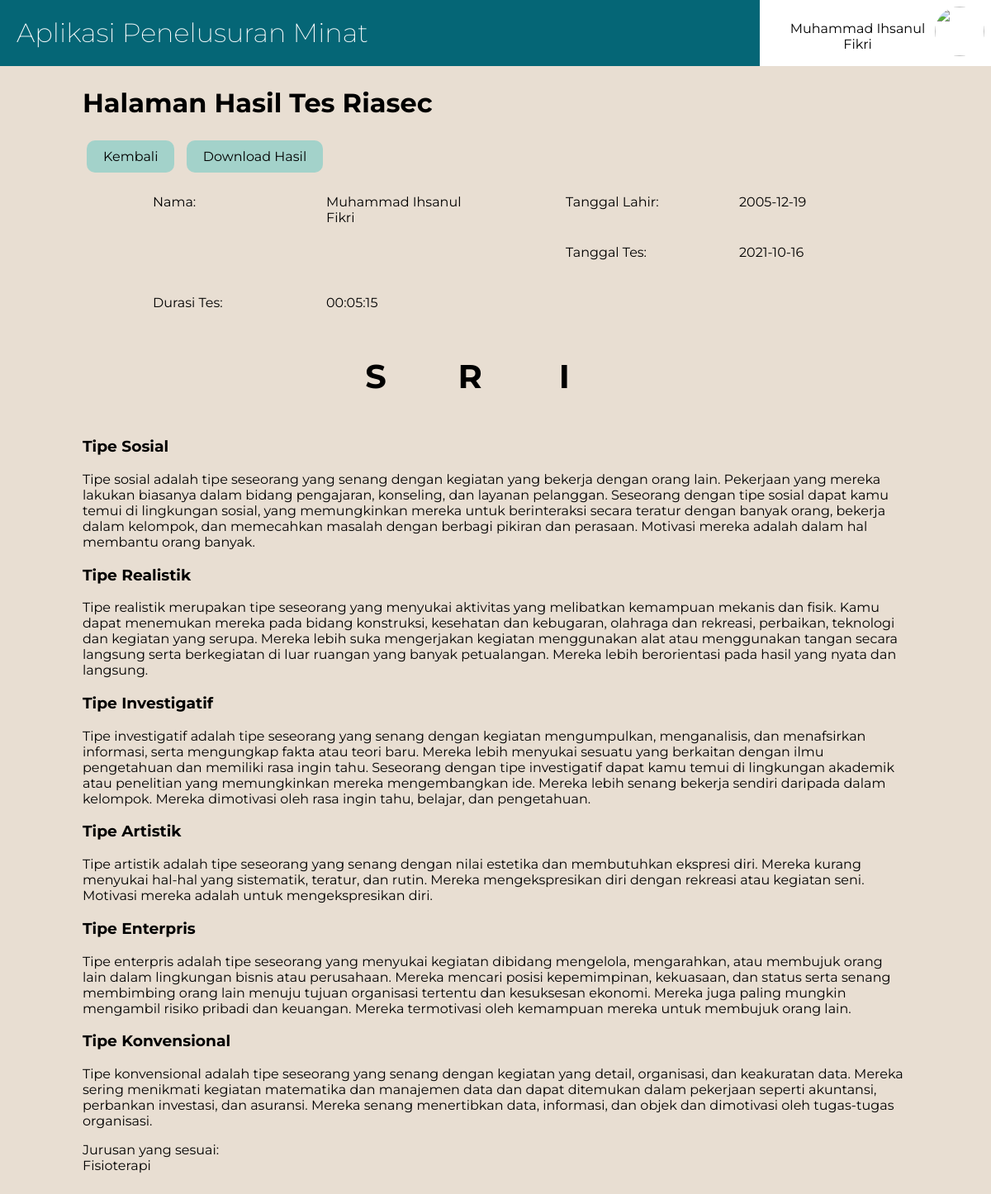
The app's page /hasil_rinci.php?id=112 (signed in) with its own data.
### tables this page shows
CREATE TABLE `hasil` (
  `id_hasil` int(11) NOT NULL,
  `id_user` int(11) NOT NULL,
  `tanggaltes` date DEFAULT NULL,
  `R` float NOT NULL,
  `I` float NOT NULL,
  `A` float NOT NULL,
  `S` float NOT NULL,
  `E` float NOT NULL,
  `C` float NOT NULL,
  `kode` varchar(11) NOT NULL,
  `durasi` time NOT NULL
);

CREATE TABLE `kode_satuan` (
  `id_kode1` int(11) NOT NULL,
  `kode_huruf` varchar(1) NOT NULL,
  `nama_kode` varchar(30) NOT NULL,
  `keterangan` varchar(550) NOT NULL
);

CREATE TABLE `kode` (
  `id_kode` int(11) NOT NULL,
  `kode1` varchar(11) NOT NULL,
  `kode2` varchar(11) NOT NULL,
  `kode3` varchar(11) NOT NULL,
  `kode` varchar(3) NOT NULL,
  `jurusan` varchar(300) NOT NULL
);

### hasil_rinci.php (the view, shortened to what this page needs)
<!DOCTYPE html>
<html>
<head>
	<link rel="stylesheet" type="text/css" href="hasil_rinci.css">
</head>
<body>
	<div class="navbar">
		<a href="index.php"><h1>Aplikasi Penelusuran Minat</h1></a>
		<?php
			include 'koneksi.php';
			if (isset($_SESSION['status'])) {
				if ($_SESSION['status']=='login') {
					echo "<div class='menu'>
							<img src='fotoprofil/".$_SESSION['foto']."'>
							<p class='nama'>".$_SESSION['nama']."</p>
							<div class='submenu'>
								<ul>
									<li><a href='user_edit.php'>Profil</a></li><hr>
									<li><a href='hasil.php'>Lihat Hasil</a></li><hr>
									<li><a href='logout.php'>Keluar</a></li>
								</ul>
							</div>
						</div>";
				}
			}
			else{
				header('location:login.php?alert=belum_login');
			}
		?>
	</div>
	<div class="content">
		<h1>Halaman Hasil Tes Riasec</h1>
		<?php
			if (isset($_GET['id'])) {
				$id_hasil = $_GET['id'];
			}
			$cari = mysqli_query($koneksi, "SELECT * FROM hasil WHERE id_hasil = '$id_hasil'");
			$data = mysqli_fetch_array($cari);
		?>
		<a class="kembali" href="hasil.php"> Kembali </a>
		<?php
			echo "<a class='download' href='hasil_download.php?id_hasil=$data[id_hasil]'> Download Hasil </a>";
		?>
		<div class="identitas">
			<div class="identitas-row">
				<p class="label">Nama: </p>
				<p class="data"><?php echo $_SESSION['nama']; ?></p>
			</div>
			<div class="identitas-row">
				<p class="label">Tanggal Lahir: </p>
				<p class="data"><?php echo $_SESSION['tanggallahir']; ?></p>
			</div>
			<div class="identitas-row">
				<p class="label">Tanggal Tes: </p>
				<p class="data"><?php echo $data['tanggaltes'] ?></p>
			</div>
			<div class="identitas-row">
				<p class="label">Durasi Tes: </p>
				<p class="data"><?php echo $data['durasi'];?></p>
			</div>
		</div>
		<?php
			$kode = $data['kode'];
			$kode1 = substr($kode, 0, 1);
			$kode2 = substr($kode, 1, 1);
			$kode3 = substr($kode, 2, 1);
			$kode_riasec = array('R', 'I', 'A', 'S', 'E', 'C');
			$kode_hasil = array($kode1, $kode2, $kode3);
			$kode_lain = array_diff($kode_riasec, $kode_hasil);
			$kode_lain2 = array();
			foreach ($kode_lain as $a => $b) {
				if ($b!='') {
					$kode_lain2[] = $b;
				}
			}
			$kode4 = $kode_lain2[0];
			$kode5 = $kode_lain2[1];
			$kode6 = $kode_lain2[2];
			$cari_kode1 = mysqli_query($koneksi, "SELECT * FROM kode_satuan WHERE kode_huruf='$kode1'");
			$data_kode1 = mysqli_fetch_array($cari_kode1);
			$cari_kode2 = mysqli_query($koneksi, "SELECT * FROM kode_satuan WHERE kode_huruf='$kode2'");
			$data_kode2 = mysqli_fetch_array($cari_kode2);
			$cari_kode3 = mysqli_query($koneksi, "SELECT * FROM kode_satuan WHERE kode_huruf='$kode3'");
			$data_kode3 = mysqli_fetch_array($cari_kode3);
			$cari_kode4 = mysqli_query($koneksi, "SELECT * FROM kode_satuan WHERE kode_huruf='$kode4'");
			$data_kode4 = mysqli_fetch_array($cari_kode4);
			$cari_kode5 = mysqli_query($koneksi, "SELECT * FROM kode_satuan WHERE kode_huruf='$kode5'");
			$data_kode5 = mysqli_fetch_array($cari_kode5);
			$cari_kode6 = mysqli_query($koneksi, "SELECT * FROM kode_satuan WHERE kode_huruf='$kode6'");
			$data_kode6 = mysqli_fetch_array($cari_kode6);
		?>
		<div class="hasil">
			<p class="kode1"><?php echo $kode1; ?></p>
			<p class="kode2"><?php echo $kode2; ?></p>
			<p class="kode3"><?php echo $kode3; ?></p>
		</div>
		<div class="keterangan-1">
			<h3>Tipe <?php echo $data_kode1['nama_kode']; ?></h3>
			<p><?php echo $data_kode1['keterangan']; ?></p>
		</div>
		<div class="keterangan-2">
			<h3>Tipe <?php echo $data_kode2['nama_kode']; ?></h3>
			<p><?php echo $data_kode2['keterangan']; ?></p>
		</div>
		<div class="keterangan-3">
			<h3>Tipe <?php echo $data_kode3['nama_kode']; ?></h3>
			<p><?php echo $data_kode3['keterangan']; ?></p>
		</div>
		<div class="keterangan-4">
			<h3>Tipe <?php echo $data_kode4['nama_kode']; ?></h3>
			<p><?php echo $data_kode4['keterangan']; ?></p>
		</div>
		<div class="keterangan-5">
			<h3>Tipe <?php echo $data_kode5['nama_kode']; ?></h3>
			<p><?php echo $data_kode5['keterangan']; ?></p>
		</div>
		<div class="keterangan-6">
			<h3>Tipe <?php echo $data_kode6['nama_kode']; ?></h3>
			<p><?php echo $data_kode6['keterangan']; ?></p>
		</div>
		<?php
			$cari = mysqli_query($koneksi, "SELECT * FROM kode WHERE kode = '$kode'");
			$cek = mysqli_num_rows($cari);
			echo "Jurusan yang sesuai: <br>";
			if ($cek>0) {
				$data = mysqli_fetch_array($cari,MYSQLI_ASSOC);
				$jurusan = "$data[jurusan]";
				echo $jurusan;
			}
			else{
				echo "Tidak Ditemukan Jurusan dengan Kode ".$kode; echo "<br>";
			}
		?>
	</div>
</body>
</html>

### hasil_rinci.css (style rules this page uses)
body { padding: 0; margin: 0; background-color: #E8DED2; font-family: 'Montserrat', sans-serif; }
.navbar { margin: 0; padding: 0; background-color: #056676; width: 100%; min-height: 80px; }
.navbar h1 { margin: 0; float: left; padding: 20px; color: white; font-family: 'Montserrat', sans-serif; font-weight: 200; }
.navbar .menu { background-color: white; display: inline-block; float: right; width: 280px; height: 80px; position: relative; }
.navbar .menu .nama { text-align: center; margin: 0; padding: 10px; min-height: 30px; width: 240px; position: relative; top: 15px; left: 10px; }
.navbar .menu img { width: 60px; height: 60px; border-radius: 50px; float: right; padding: 5px; margin-top: 3px; margin-right: 3px; }
.content { margin: 25px auto; width: 1000px; position: relative; }
.content a { display: inline-block; padding: 10px 20px; margin: 5px; border-radius: 10px; background-color: #A3D2CA; text-decoration: none; color: black; }
.content .identitas { display: inline-block; position: relative; width: 100%; }
.content .identitas-row { width: 50%; display: inline-block; position: relative; float: left; left: 8%; }
.content .identitas-row .label { float: left; display: inline-block; padding: 5px; width: 40%; }
.content .identitas-row .data { float: left; display: inline-block; padding: 5px; width: 40%; }
.content .hasil { padding: 0; }
.content .hasil p { font-size: 40px; font-weight: bold; text-align: center; position: relative; left: 30%; margin: 0; padding: 30px 5px; width: 100px; display: inline-block; }

### records on screen
hasil: tanggaltes "2021-10-16", durasi "00:05:15", kode "S", kode "R", kode "I"
kode_satuan: nama_kode "Sosial", keterangan "Tipe sosial adalah tipe seseorang yang senang dengan kegiatan yang bekerja dengan orang lain. Pekerjaan yang mereka lakukan biasanya dalam bidang pengajaran, konseling, dan layanan pelanggan. Seseorang dengan tipe sosial dapat kamu temui di lingkungan sosial, yang memungkinkan mereka untuk berinteraksi secara teratur dengan banyak orang, bekerja dalam kelompok, dan memecahkan masalah dengan berbagi pikiran dan perasaan. Motivasi mereka adalah dalam hal membantu orang banyak."
kode_satuan: nama_kode "Realistik", keterangan "Tipe realistik merupakan tipe seseorang yang menyukai aktivitas yang melibatkan kemampuan mekanis dan fisik. Kamu dapat menemukan mereka pada bidang konstruksi, kesehatan dan kebugaran, olahraga dan rekreasi, perbaikan, teknologi dan kegiatan yang serupa. Mereka lebih suka mengerjakan kegiatan menggunakan alat atau menggunakan tangan secara langsung serta berkegiatan di luar ruangan yang banyak petualangan. Mereka lebih berorientasi pada hasil yang nyata dan langsung."
kode_satuan: nama_kode "Investigatif", keterangan "Tipe investigatif adalah tipe seseorang yang senang dengan kegiatan mengumpulkan, menganalisis, dan menafsirkan informasi, serta mengungkap fakta atau teori baru. Mereka lebih menyukai sesuatu yang berkaitan dengan ilmu pengetahuan dan memiliki rasa ingin tahu. Seseorang dengan tipe investigatif dapat kamu temui di lingkungan akademik atau penelitian yang memungkinkan mereka mengembangkan ide. Mereka lebih senang bekerja sendiri daripada dalam kelompok. Mereka dimotivasi oleh rasa ingin tahu, belajar, dan pengetahuan."
kode_satuan: nama_kode "Artistik", keterangan "Tipe artistik adalah tipe seseorang yang senang dengan nilai estetika dan membutuhkan ekspresi diri. Mereka kurang menyukai hal-hal yang sistematik, teratur, dan rutin. Mereka mengekspresikan diri dengan rekreasi atau kegiatan seni. Motivasi mereka adalah untuk mengekspresikan diri."
kode_satuan: nama_kode "Enterpris", keterangan "Tipe enterpris adalah tipe seseorang yang menyukai kegiatan dibidang mengelola, mengarahkan, atau membujuk orang lain dalam lingkungan bisnis atau perusahaan. Mereka mencari posisi kepemimpinan, kekuasaan, dan status serta senang membimbing orang lain menuju tujuan organisasi tertentu dan kesuksesan ekonomi. Mereka juga paling mungkin mengambil risiko pribadi dan keuangan. Mereka termotivasi oleh kemampuan mereka untuk membujuk orang lain."
kode_satuan: nama_kode "Konvensional", keterangan "Tipe konvensional adalah tipe seseorang yang senang dengan kegiatan yang detail, organisasi, dan keakuratan data. Mereka sering menikmati kegiatan matematika dan manajemen data dan dapat ditemukan dalam pekerjaan seperti akuntansi, perbankan investasi, dan asuransi. Mereka senang menertibkan data, informasi, dan objek dan dimotivasi oleh tugas-tugas organisasi."
kode: jurusan "Fisioterapi"

### other values on screen
$_SESSION['nama'] "Muhammad Ihsanul Fikri"
$_SESSION['tanggallahir'] "2005-12-19"
